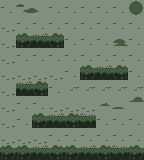

A level layout from a 2D game, rendered from its tile map. Below: a short description, then the map file with its tile-grid data intact:
An orthogonal 9x10 tile map with 16x16 px tiles, 2 tile layers (terrain, sun), 1 hidden layer not drawn, 2 tilesets and 1 object (player).

<map version="1.2" tiledversion="1.2.3" orientation="orthogonal" renderorder="right-down" width="9" height="10" tilewidth="16" tileheight="16" infinite="0" nextlayerid="5" nextobjectid="2">
 <tileset firstgid="1" source="collision-tiles.tsx" />
 <tileset firstgid="26" source="tiles.tsx" />
 <layer id="1" name="Tile Layer 1" width="9" height="10" visible="0">
  <data encoding="csv">
1,3,3,3,3,3,3,3,1,
1,0,0,0,0,0,0,0,1,
1,2,2,2,0,0,0,0,1,
1,0,0,0,0,0,0,0,1,
1,0,0,0,0,2,2,2,1,
1,2,2,0,0,0,0,0,1,
1,0,0,0,0,0,0,0,1,
1,0,2,2,2,2,0,0,1,
1,0,0,0,0,0,0,0,1,
1,1,1,1,1,1,1,1,1
</data>
 </layer>
 <layer id="2" name="terrain" width="9" height="10">
  <data encoding="csv">
37,26,27,37,37,37,37,37,37,
35,37,37,37,37,37,37,37,37,
35,38,39,40,37,37,37,28,37,
35,37,37,37,37,37,37,37,37,
35,35,35,35,37,38,39,40,37,
35,39,40,37,34,34,34,34,34,
35,37,37,35,35,35,31,32,33,
35,37,38,39,40,41,37,37,37,
35,35,35,37,37,37,37,37,37,
38,38,39,40,38,39,40,41,38
</data>
 </layer>
 <layer id="3" name="sun" width="9" height="10">
  <data encoding="csv">
0,0,0,0,0,0,0,0,29,
0,0,0,0,0,0,0,0,0,
0,0,0,0,0,0,0,0,0,
0,0,0,0,0,0,0,0,0,
0,0,0,0,0,0,0,0,0,
0,0,0,0,0,0,0,0,0,
0,0,0,0,0,0,0,0,0,
0,0,0,0,0,0,0,0,0,
0,0,0,0,0,0,0,0,0,
0,0,0,0,0,0,0,0,0
</data>
 </layer>
 <objectgroup id="4" name="objects">
  <object id="1" name="player" x="87" y="40" />
 </objectgroup>
</map>